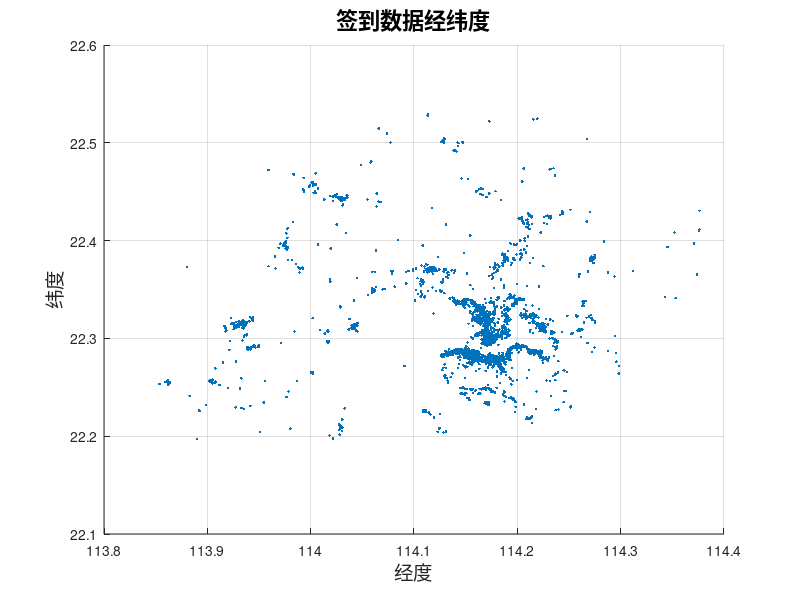
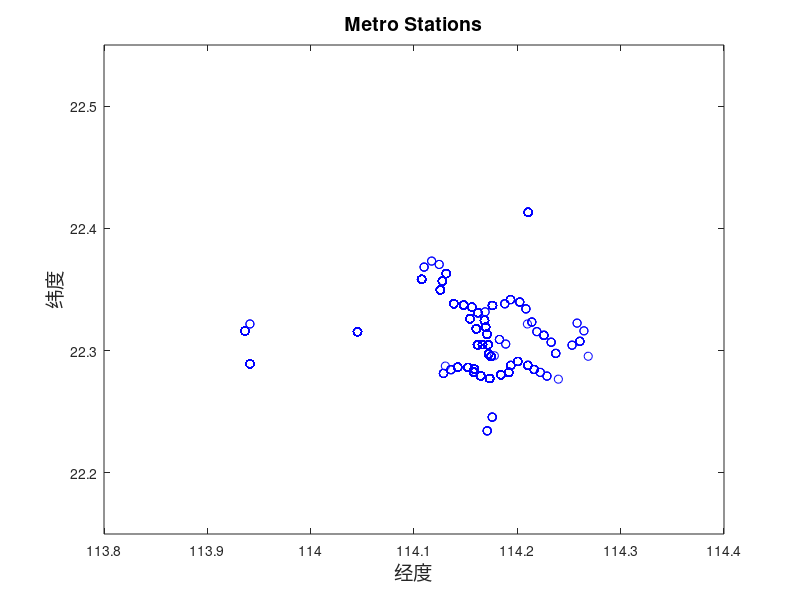
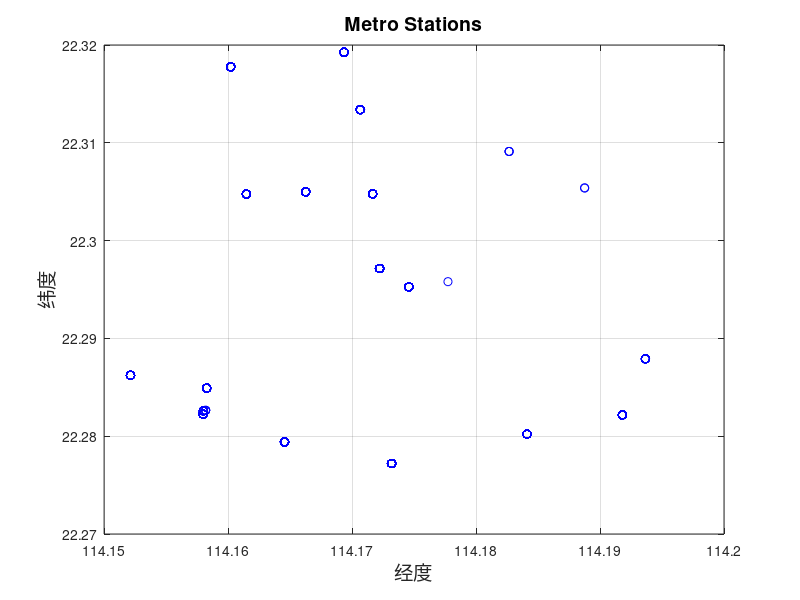
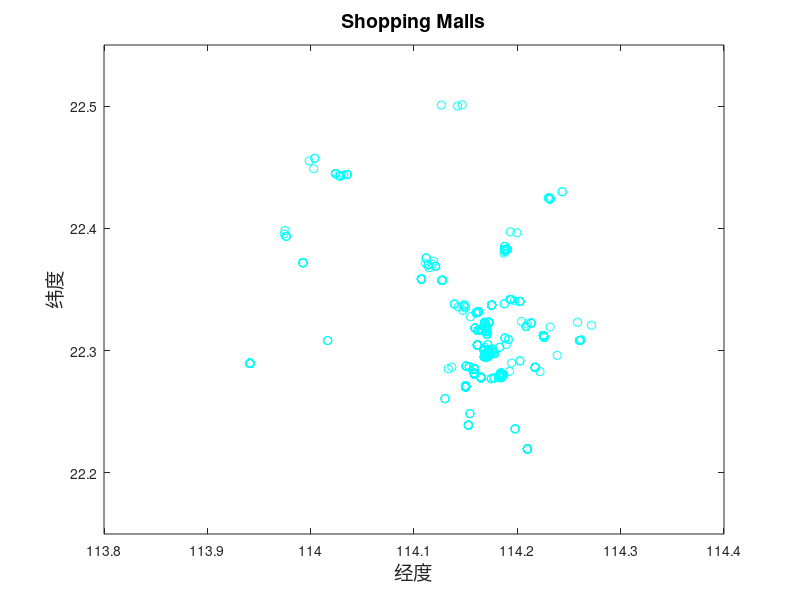

MATLAB code to generate these figures, in order:
%基于签到经纬度的地点图

%plot总图
load category_name.mat;
load chk.mat;

figure;
scatter(lng,lat,'.');  %画出签到地点分布总图
xlabel('经度','FontSize',14)
ylabel('纬度','FontSize',14)
title('签到数据经纬度','FontSize',16)
grid on

%分地点类别
Max=count>3000;
N=sum(Max);
MAX=Max.*count;
MAX(MAX==0)=[];              %删除数组中的0元素
otr=sum(count)-sum(Max);

index=find(Max~=0);          %选出数组中的非0元素
Max_place=place(index(1:N));
Sum={MAX,Max_place};

c=colormap(jet(N));          %加入色彩
for k=1:N
    j=1;
    x=zeros(1,max(count));   
    y=zeros(1,max(count));
    for i=1:M-1
        if strcmp(cat_name{i},Max_place{k}) 
            x(j)=lng(i);
            y(j)=lat(i);
            j=j+1;
        end
    end
    x=x(x~=0);
    y=y(y~=0);
    figure;
    plot(x,y,'o','color',c(k,:));
    title(Max_place{k},'FontSize',14);
    axis([113.8 114.4 22.15 22.55]);
    xlabel('经度','FontSize',14)
    ylabel('纬度','FontSize',14)
    
    figure;
    plot(x,y,'o','color',c(k,:));        %利用矩阵取颜色
    title(Max_place{k},'FontSize',14);
    axis([114.15 114.2 22.27 22.32]);
    grid on;
    xlabel('经度','FontSize',14)
    ylabel('纬度','FontSize',14)
end    

